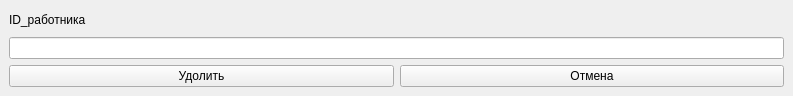
<?xml version="1.0" encoding="UTF-8"?>
<ui version="4.0">
 <class>new_request</class>
 <widget class="QMainWindow" name="new_request">
  <property name="geometry">
   <rect>
    <x>0</x>
    <y>0</y>
    <width>793</width>
    <height>96</height>
   </rect>
  </property>
  <property name="windowTitle">
   <string>MainWindow</string>
  </property>
  <widget class="QWidget" name="centralwidget">
   <property name="sizePolicy">
    <sizepolicy hsizetype="Fixed" vsizetype="Fixed">
     <horstretch>0</horstretch>
     <verstretch>0</verstretch>
    </sizepolicy>
   </property>
   <property name="minimumSize">
    <size>
     <width>793</width>
     <height>96</height>
    </size>
   </property>
   <property name="maximumSize">
    <size>
     <width>793</width>
     <height>96</height>
    </size>
   </property>
   <layout class="QGridLayout" name="gridLayout_3">
    <item row="0" column="0">
     <layout class="QGridLayout" name="gridLayout_2">
      <item row="0" column="0">
       <layout class="QHBoxLayout" name="horizontalLayout_3">
        <item>
         <layout class="QVBoxLayout" name="verticalLayout">
          <item>
           <widget class="QLabel" name="label_5">
            <property name="text">
             <string>ID_работника</string>
            </property>
           </widget>
          </item>
          <item>
           <widget class="QLineEdit" name="id_work"/>
          </item>
         </layout>
        </item>
       </layout>
      </item>
     </layout>
    </item>
    <item row="1" column="0">
     <layout class="QGridLayout" name="gridLayout">
      <item row="0" column="0">
       <layout class="QHBoxLayout" name="horizontalLayout_2">
        <item>
         <widget class="QPushButton" name="decline">
          <property name="text">
           <string>Удолить</string>
          </property>
         </widget>
        </item>
        <item>
         <widget class="QPushButton" name="add">
          <property name="text">
           <string>Отмена</string>
          </property>
         </widget>
        </item>
       </layout>
      </item>
     </layout>
    </item>
   </layout>
  </widget>
 </widget>
 <resources/>
 <connections/>
</ui>
